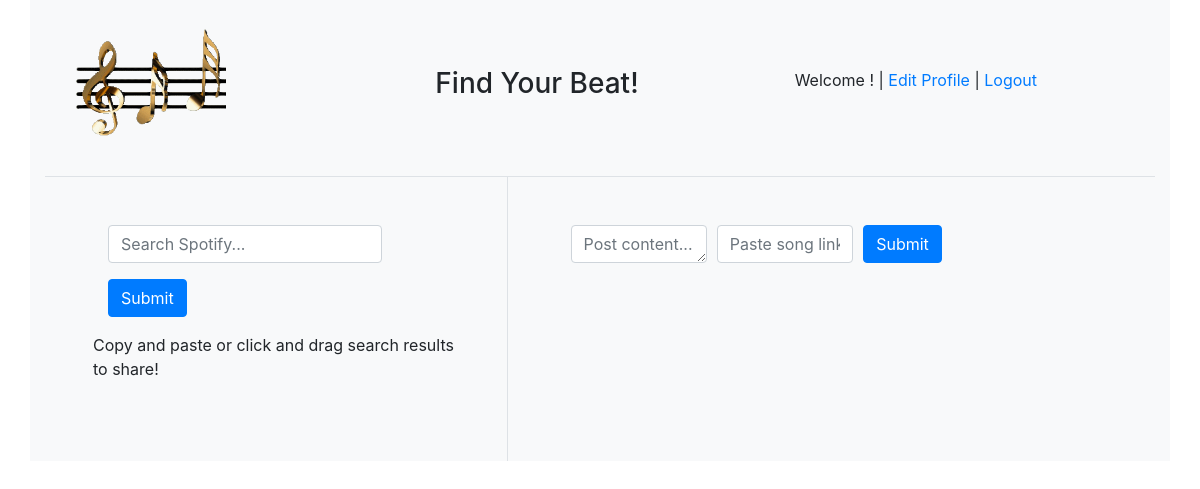
/home, run on an earlier commit of the app's database.
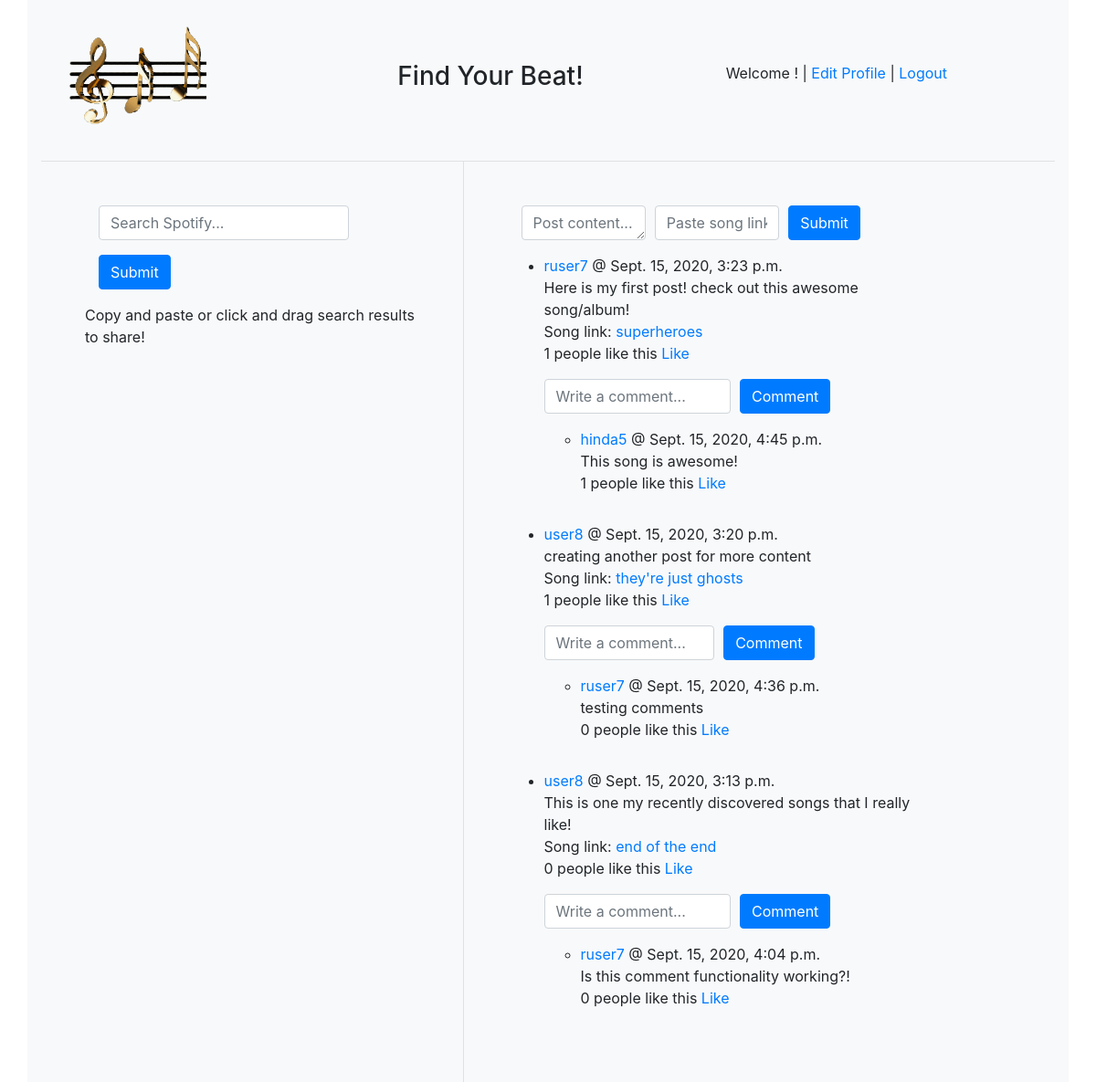
And on a later commit of the database.
### app_one/models.py (models this page shows)
class Posts(models.Model):
    poster = models.ForeignKey(User, related_name="posts", on_delete=models.CASCADE)
    content = models.TextField()
    likes = models.ManyToManyField(User, related_name="likes")
    song_link = models.CharField(max_length=255)
    song_name = models.CharField(max_length=255)
    created_at = models.DateTimeField(auto_now_add=True)
    updated_at = models.DateTimeField(auto_now=True)
    objects = PostManager()

class User(models.Model):
    first_name = models.CharField(max_length=255)
    last_name = models.CharField(max_length=255)
    username = models.CharField(max_length=45)
    email_address = models.CharField(max_length=45)
    password = models.CharField(max_length=16)
    confirm_pw = models.CharField(max_length=16)
    biography = models.TextField()
    birthday = models.DateField()
    created_at = models.DateTimeField(auto_now_add=True)
    updated_at = models.DateTimeField(auto_now=True)
    objects = UserManager()

class Comment(models.Model):
    content = models.CharField(max_length=255)
    post = models.ForeignKey(Posts, related_name="comment", on_delete=models.CASCADE)
    poster = models.ForeignKey(User, related_name="comment", on_delete=models.CASCADE)
    liked = models.ManyToManyField(User, related_name="liked")
    created_at = models.DateTimeField(auto_now_add=True)
    updated_at = models.DateTimeField(auto_now=True)
    objects = CommentManager()

### app_one/views.py (the view)
# urls.py: 2. Add a URL to urlpatterns:  path('', views.home, name='home')
def home(request):
    auth_manager = SpotifyClientCredentials()
    sp = spotipy.Spotify(auth_manager=auth_manager)
    context = {
        'user': User.objects.all(),
        'posts': Posts.objects.all(),
        'comment': Comment.objects.all(),
    }
    return render(request, 'music.html', context)

### app_one/templates/music.html (shortened to what this page needs)
<!DOCTYPE html>
<html lang="en">
<head>
    <link rel="stylesheet" href="https://stackpath.bootstrapcdn.com/bootstrap/4.5.2/css/bootstrap.min.css"
>
</head>
<body>
    <div class="container bg-light">
        <nav class="navbar navbar-expand">
            <div class="col">
                <a class="navbar-brand" href="/home"><img src="static\music.gif" alt="Link to Home page"></a>
            </div>
            <div class="col">
                <h3>Find Your Beat!</h3>
            </div>
            <div class="col">
                <p>Welcome <a href="view_user/{{request.session.user_id}}">{{request.session.name}}</a>! | <a href="/edit_prof/{{request.session.user_id}}" class="link">Edit Profile </a>|<a href="/logout"> Logout</a></p>
            </div>
        </nav>
        <div class="container bg-light border-top">
            <div class="row">
                <div class="col-5 p-5 border-right">
                    <div class="container">
                        <form id="search" action="/sign" method="POST">
                            <div class="form-row">
                                <div class="form-group col-auto">
                                    <input type="text" placeholder="Search Spotify..."class="form-control" name="q" id="q">
                                </div>
                                <div class="form-group col-auto">
                                    <button type="submit" class="btn btn-primary">Submit</button>
                                </div>
                            </div>
                        </form>
                        <div class="row">
                            <p>Copy and paste or click and drag search results to share!</p>
                        </div>
                        <div class="row">
                        </div>
                    </div>
                </div>
                <div class="col-6 p-5">
                    <div class="container">
                        <form action="/search" method="POST">
                            <div class="form-row">
                                <div class="form-group col">
                                    <textarea name="content" class="form-control" placeholder="Post content..." cols="30" rows="1"></textarea>
                                </div>
                                <div class="form-group col">
                                    <input class="form-control" placeholder="Paste song link here to share" type="text" name="song_link">
                                </div>
                                <div class="form-group col">
                                    <button type="submit" class="btn btn-primary">Submit</button>
                                </div>
                            </div>
                        </form>
                        <div class="row">
                            {% for post in posts reversed %}
                                <ul>
                                    <li><a href='view_user/{{post.poster.id}}'>{{post.poster.username}}</a> @ {{post.created_at}} <br> {{post.content}} <br> Song link: <a href='{{post.song_link}}'>{{post.song_name}}</a> </li>
                                    {% if request.session.user_id != post.poster.id %}
                                        <form action="/comment/{{post.id}}" method="POST">
                                        <p>{{post.likes.count}} people like this <a href="/like/{{post.id}}">Like</a></p>
                                            <div class="form-row">
                                                <div class="form-group col">
                                                    <input type="text" class="form-control" name="comment" placeholder="Write a comment...">
                                                </div>
                                                <div class="form-group col">
                                                    <button type="submit" class="btn btn-primary">Comment</button>
                                                </div>
                                            </div>
                                        </form>
                                    {% endif %}
                                    {% for comment in post.comment.all %}
                                    <ul>
                                        <li><a href="view_user/{{comment.poster.id}}">{{comment.poster.username}}</a> @ {{comment.created_at}} <br> {{comment.content}}</li>
                                        <p>{{comment.liked.count}} people like this <a href="/like_comment/{{comment.id}}">Like</a></p>
                                    </ul>
                                    {% endfor %}
                                </ul>
                            {% endfor %}
                        </div>
                    </div>
                </div>
            </div>
        </div>
    </div>
</body>
</html>

### app_one/templates/music.html (style rules this page uses)
img { width: 150px; }

What changed in the data, as far as the page shows it:
added Posts: poster.username "ruser7", created_at "Sept. 15, 2020, 3:23 p.m.", content "Here is my first post! check out this awesome song/album!", song_name "superheroes", likes.count "1"
added Comment: poster.username "hinda5", created_at "Sept. 15, 2020, 4:45 p.m.", content "This song is awesome!", liked.count "1", shown under "ruser7"
added Posts: poster.username "user8", created_at "Sept. 15, 2020, 3:20 p.m.", content "creating another post for more content", song_name "they're just ghosts", likes.count "1"
added Comment: poster.username "ruser7", created_at "Sept. 15, 2020, 4:36 p.m.", content "testing comments", liked.count "0", shown under "user8"
added Posts: poster.username "user8", created_at "Sept. 15, 2020, 3:13 p.m.", content "This is one my recently discovered songs that I really like!", song_name "end of the end", likes.count "0"
added Comment: poster.username "ruser7", created_at "Sept. 15, 2020, 4:04 p.m.", content "Is this comment functionality working?!", liked.count "0", shown under "user8"
